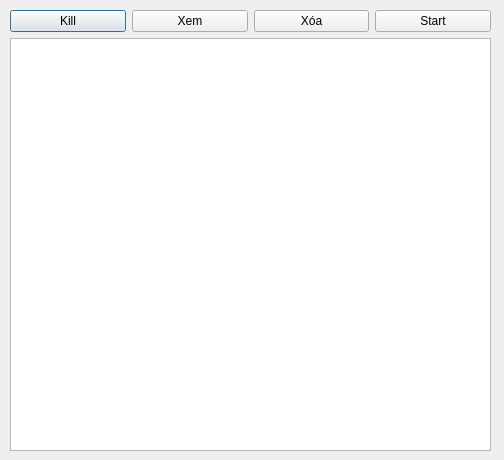
<?xml version="1.0" encoding="UTF-8"?>
<ui version="4.0">
 <class>Dialog_process</class>
 <widget class="QDialog" name="Dialog_process">
  <property name="geometry">
   <rect>
    <x>0</x>
    <y>0</y>
    <width>504</width>
    <height>460</height>
   </rect>
  </property>
  <property name="windowTitle">
   <string>Dialog</string>
  </property>
  <widget class="QWidget" name="layoutWidget">
   <property name="geometry">
    <rect>
     <x>10</x>
     <y>10</y>
     <width>481</width>
     <height>441</height>
    </rect>
   </property>
   <layout class="QGridLayout" name="gridLayout">
    <item row="0" column="0">
     <layout class="QHBoxLayout" name="horizontalLayout">
      <item>
       <widget class="QPushButton" name="btn_kill">
        <property name="text">
         <string>Kill</string>
        </property>
       </widget>
      </item>
      <item>
       <widget class="QPushButton" name="btn_xem">
        <property name="text">
         <string>Xem</string>
        </property>
       </widget>
      </item>
      <item>
       <widget class="QPushButton" name="btn_xoa">
        <property name="text">
         <string>Xóa</string>
        </property>
       </widget>
      </item>
      <item>
       <widget class="QPushButton" name="btn_start">
        <property name="text">
         <string>Start</string>
        </property>
       </widget>
      </item>
     </layout>
    </item>
    <item row="1" column="0">
     <widget class="QTableWidget" name="tableWidget">
      <property name="sizeAdjustPolicy">
       <enum>QAbstractScrollArea::AdjustToContents</enum>
      </property>
      <property name="showGrid">
       <bool>true</bool>
      </property>
     </widget>
    </item>
   </layout>
  </widget>
 </widget>
 <resources/>
 <connections/>
</ui>
